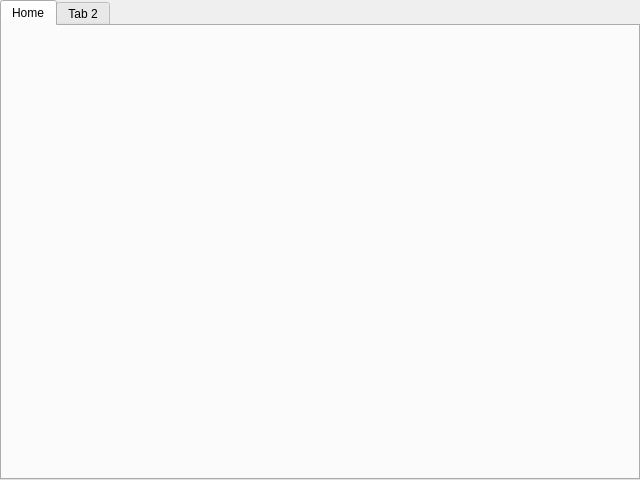
<?xml version="1.0" encoding="UTF-8"?>
<ui version="4.0">
 <class>Scheduler</class>
 <widget class="QTabWidget" name="Scheduler">
  <property name="geometry">
   <rect>
    <x>0</x>
    <y>0</y>
    <width>640</width>
    <height>480</height>
   </rect>
  </property>
  <property name="windowTitle">
   <string>TabWidget</string>
  </property>
  <property name="currentIndex">
   <number>0</number>
  </property>
  <widget class="QWidget" name="tab">
   <attribute name="title">
    <string>Home</string>
   </attribute>
  </widget>
  <widget class="QWidget" name="tab">
   <attribute name="title">
    <string>Tab 2</string>
   </attribute>
  </widget>
 </widget>
 <resources/>
 <connections/>
</ui>
